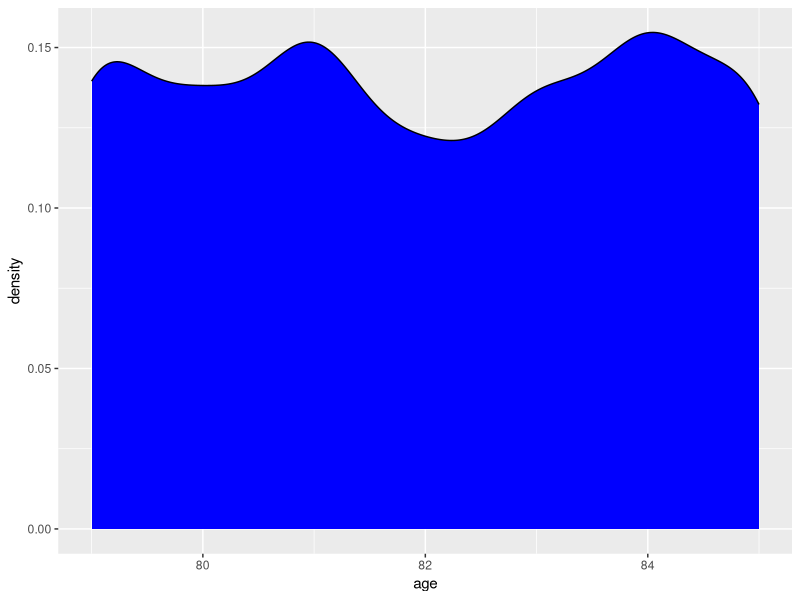
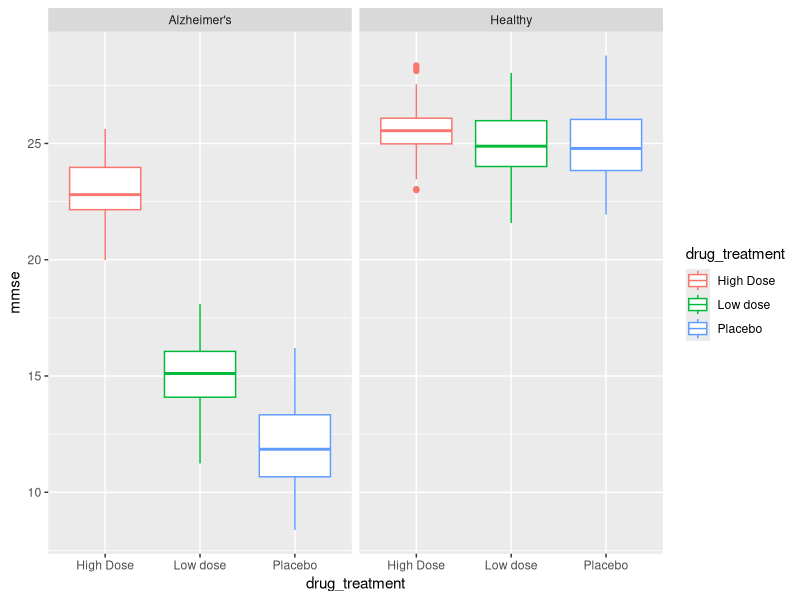
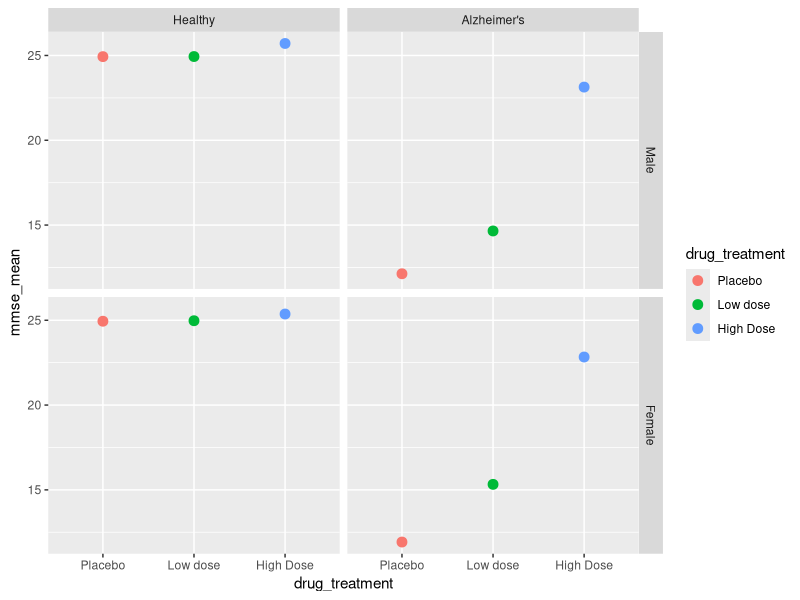
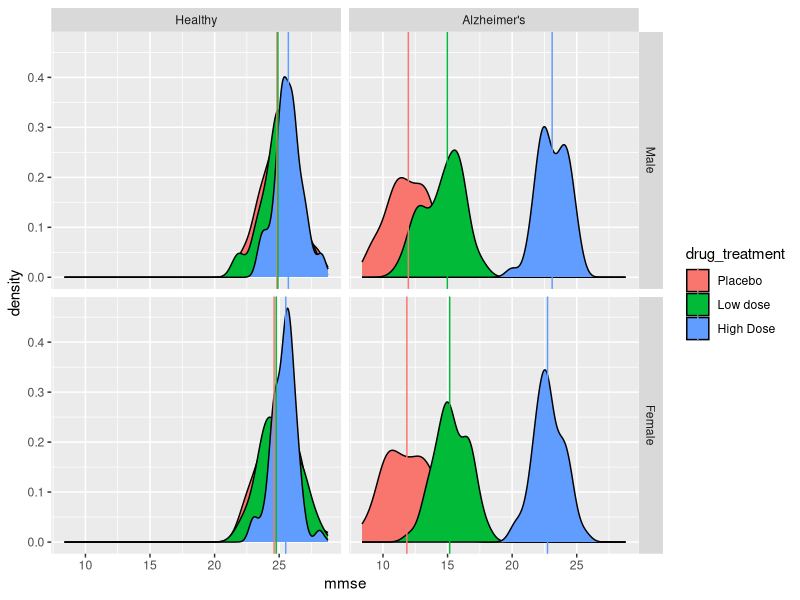
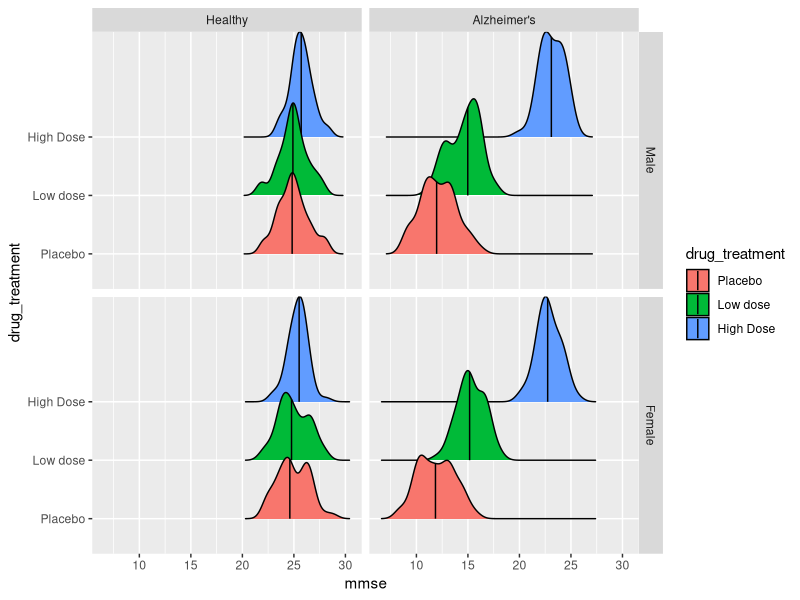

The R source for these figures, in order:
## ---- chunk 1
knitr::opts_chunk$set(echo = FALSE)
## ---- chunk 2
# Load libraries
library(tidyverse)
library(broom)
library(knitr)
library(readxl)
## ---- chunk 3
raw_df <- tibble::tribble(
                  ~age, ~sex, ~health_status, ~drug_treatment,            ~mmse,
                   80L,   0L,      "Healthy",       "Placebo", 24.7898757294475,
                   85L,   0L,      "Healthy",       "Placebo",  24.881922782358,
                   82L,   0L,      "Healthy",       "Placebo", 25.1090341667271,
                   80L,   0L,      "Healthy",       "Placebo", 24.9263624503099,
                   83L,   0L,      "Healthy",       "Placebo", 23.3884501324994,
                   79L,   0L,      "Healthy",       "Placebo", 24.1138958025632,
                   82L,   0L,      "Healthy",       "Placebo", 28.2032733410796,
                   79L,   0L,      "Healthy",       "Placebo", 26.9395881628318,
                   80L,   1L,      "Healthy",       "Placebo", 27.0740680559964,
                   79L,   0L,      "Healthy",       "Placebo", 24.4035043846296,
                   80L,   0L,      "Healthy",       "Placebo", 25.5046175020706,
                   79L,   1L,      "Healthy",       "Placebo", 26.1466531136342,
                   81L,   0L,      "Healthy",       "Placebo", 24.7708719059436,
                   83L,   1L,      "Healthy",       "Placebo", 24.4835505067031,
                   85L,   1L,      "Healthy",       "Placebo", 24.1827220668921,
                   81L,   0L,      "Healthy",       "Placebo", 27.6822377356971,
                   83L,   1L,      "Healthy",       "Placebo", 22.5995889631964,
                   85L,   0L,      "Healthy",       "Placebo", 23.4548294895484,
                   80L,   0L,      "Healthy",       "Placebo", 23.8560985601838,
                   80L,   1L,      "Healthy",       "Placebo", 24.7125730648372,
                   80L,   0L,      "Healthy",       "Placebo", 23.3000789137782,
                   85L,   0L,      "Healthy",       "Placebo", 25.5853814607848,
                   80L,   1L,      "Healthy",       "Placebo", 23.7800186466583,
                   83L,   0L,      "Healthy",       "Placebo", 23.6234248994184,
                   80L,   0L,      "Healthy",       "Placebo", 24.7783914598344,
                   82L,   0L,      "Healthy",       "Placebo", 25.2143474462921,
                   82L,   1L,      "Healthy",       "Placebo", 25.3450546677284,
                   84L,   0L,      "Healthy",       "Placebo", 26.2124554624955,
                   81L,   1L,      "Healthy",       "Placebo", 26.4934785988297,
                   81L,   1L,      "Healthy",       "Placebo", 27.8798504232144,
                   80L,   1L,      "Healthy",       "Placebo", 26.5740253414479,
                   82L,   1L,      "Healthy",       "Placebo", 24.5075841546988,
                   79L,   0L,      "Healthy",       "Placebo", 26.8790930136723,
                   81L,   1L,      "Healthy",       "Placebo", 23.7087076754018,
                   79L,   0L,      "Healthy",       "Placebo", 25.2969339238352,
                   84L,   0L,      "Healthy",       "Placebo", 25.0496368812432,
                   85L,   1L,      "Healthy",       "Placebo",  28.782618827845,
                   85L,   0L,      "Healthy",       "Placebo", 26.4585390201347,
                   82L,   0L,      "Healthy",       "Placebo", 24.2505061993126,
                   79L,   0L,      "Healthy",       "Placebo", 24.4250726938722,
                   85L,   0L,      "Healthy",       "Placebo", 23.6778820523577,
                   82L,   1L,      "Healthy",       "Placebo", 22.2928272644201,
                   85L,   1L,      "Healthy",       "Placebo", 23.3058611646072,
                   84L,   0L,      "Healthy",       "Placebo", 23.4909210268678,
                   84L,   1L,      "Healthy",       "Placebo", 22.1484156980334,
                   85L,   1L,      "Healthy",       "Placebo", 26.0128669421659,
                   79L,   0L,      "Healthy",       "Placebo", 24.5681960585279,
                   84L,   0L,      "Healthy",       "Placebo", 24.5332103751366,
                   80L,   1L,      "Healthy",       "Placebo", 26.7340456465974,
                   85L,   1L,      "Healthy",       "Placebo", 23.6578916879782,
                   83L,   0L,      "Healthy",       "Placebo", 22.3141993310651,
                   83L,   0L,      "Healthy",       "Placebo", 23.8421141215635,
                   82L,   0L,      "Healthy",       "Placebo", 25.7997587994896,
                   84L,   1L,      "Healthy",       "Placebo", 26.2677148193097,
                   80L,   1L,      "Healthy",       "Placebo", 24.5891353572652,
                   83L,   1L,      "Healthy",       "Placebo", 24.4900428706888,
                   83L,   0L,      "Healthy",       "Placebo", 25.0301549813202,
                   82L,   1L,      "Healthy",       "Placebo",  26.211991838037,
                   83L,   0L,      "Healthy",       "Placebo", 21.9403535204277,
                   81L,   1L,      "Healthy",       "Placebo", 26.0978728527968,
                   83L,   0L,      "Healthy",       "Placebo", 28.1133627120118,
                   84L,   0L,      "Healthy",       "Placebo", 22.0467192431737,
                   85L,   0L,      "Healthy",       "Placebo", 24.8301817903221,
                   85L,   1L,      "Healthy",       "Placebo",  24.606633902616,
                   80L,   0L,      "Healthy",       "Placebo",  26.244783068349,
                   83L,   0L,      "Healthy",       "Placebo",  25.885090969828,
                   80L,   0L,      "Healthy",       "Placebo", 23.3818937986046,
                   81L,   1L,      "Healthy",       "Placebo", 25.0598079418092,
                   79L,   0L,      "Healthy",       "Placebo", 26.5245393886272,
                   83L,   1L,      "Healthy",       "Placebo", 22.5467557037793,
                   84L,   0L,      "Healthy",       "Placebo", 27.7591856806797,
                   80L,   0L,      "Healthy",       "Placebo", 24.6511988774769,
                   79L,   0L,      "Healthy",       "Placebo", 22.9663322568317,
                   85L,   1L,      "Healthy",       "Placebo", 23.9998196854611,
                   85L,   1L,      "Healthy",       "Placebo", 24.9083843142131,
                   84L,   1L,      "Healthy",       "Placebo", 23.3357119930418,
                   82L,   0L,      "Healthy",       "Placebo",  24.634147823243,
                   79L,   1L,      "Healthy",       "Placebo", 24.6048836904884,
                   84L,   1L,      "Healthy",       "Placebo", 26.5691840491313,
                   85L,   1L,      "Healthy",       "Placebo",  26.254187069804,
                   83L,   0L,      "Healthy",       "Placebo", 22.9258671442738,
                   85L,   0L,      "Healthy",       "Placebo", 25.7546511367387,
                   79L,   1L,      "Healthy",       "Placebo", 26.0063838757291,
                   84L,   1L,      "Healthy",       "Placebo", 25.5883621108005,
                   85L,   1L,      "Healthy",       "Placebo", 24.5793849902452,
                   83L,   1L,      "Healthy",       "Placebo", 26.7948159548108,
                   82L,   1L,      "Healthy",       "Placebo", 24.3664165555196,
                   80L,   1L,      "Healthy",       "Placebo", 23.8186140635692,
                   79L,   1L,      "Healthy",       "Placebo", 23.1249254611195,
                   85L,   1L,      "Healthy",       "Placebo", 26.7776690649579,
                   79L,   1L,      "Healthy",       "Placebo", 25.7586315203948,
                   82L,   0L,      "Healthy",       "Placebo", 26.8551548727779,
                   81L,   0L,      "Healthy",       "Placebo", 25.7836951354077,
                   79L,   1L,      "Healthy",       "Placebo",  23.337104400067,
                   80L,   1L,      "Healthy",       "Placebo", 22.6185607675362,
                   79L,   1L,      "Healthy",       "Placebo", 23.9524751175957,
                   79L,   1L,      "Healthy",       "Placebo", 25.6307239254808,
                   83L,   0L,      "Healthy",       "Placebo", 25.5945305708496,
                   79L,   0L,      "Healthy",       "Placebo", 23.9838427257686,
                   81L,   0L,      "Healthy",       "Placebo", 25.1569810714692,
                   80L,   0L,      "Healthy",      "Low dose", 24.4802248226566,
                   79L,   0L,      "Healthy",      "Low dose", 27.3595116570684,
                   83L,   0L,      "Healthy",      "Low dose", 25.4072532606378,
                   85L,   1L,      "Healthy",      "Low dose", 23.6166448707275,
                   84L,   0L,      "Healthy",      "Low dose", 24.9042356478761,
                   79L,   0L,      "Healthy",      "Low dose", 24.1126599218866,
                   84L,   1L,      "Healthy",      "Low dose", 24.1998897774011,
                   84L,   1L,      "Healthy",      "Low dose", 25.7176129453105,
                   83L,   0L,      "Healthy",      "Low dose", 23.4661026369008,
                   81L,   0L,      "Healthy",      "Low dose", 23.9676381034556,
                   81L,   0L,      "Healthy",      "Low dose", 23.0655883801098,
                   81L,   0L,      "Healthy",      "Low dose", 25.1098463904274,
                   84L,   1L,      "Healthy",      "Low dose", 26.7038573158724,
                   80L,   0L,      "Healthy",      "Low dose", 23.8273801929302,
                   84L,   1L,      "Healthy",      "Low dose", 25.1675867045153,
                   83L,   1L,      "Healthy",      "Low dose", 26.6657505104138,
                   83L,   0L,      "Healthy",      "Low dose", 24.3033453578196,
                   84L,   0L,      "Healthy",      "Low dose", 24.8109450226496,
                   84L,   0L,      "Healthy",      "Low dose", 24.4325971751144,
                   81L,   1L,      "Healthy",      "Low dose", 23.9551397976599,
                   85L,   0L,      "Healthy",      "Low dose", 23.1061907585473,
                   79L,   1L,      "Healthy",      "Low dose", 24.6670870205438,
                   80L,   0L,      "Healthy",      "Low dose", 25.6658698733775,
                   85L,   0L,      "Healthy",      "Low dose", 24.9255871071137,
                   81L,   1L,      "Healthy",      "Low dose", 25.6387757186882,
                   81L,   1L,      "Healthy",      "Low dose", 24.7699866547934,
                   85L,   0L,      "Healthy",      "Low dose", 25.1600928700339,
                   84L,   0L,      "Healthy",      "Low dose", 26.8463796405324,
                   81L,   0L,      "Healthy",      "Low dose", 24.9245972277626,
                   82L,   0L,      "Healthy",      "Low dose", 23.6539934026344,
                   85L,   1L,      "Healthy",      "Low dose", 26.8102867339818,
                   79L,   1L,      "Healthy",      "Low dose", 27.8809152744109,
                   83L,   1L,      "Healthy",      "Low dose", 21.9155786752128,
                   84L,   1L,      "Healthy",      "Low dose", 25.7190166317773,
                   81L,   0L,      "Healthy",      "Low dose", 25.3627623760472,
                   81L,   1L,      "Healthy",      "Low dose", 23.8051499342003,
                   79L,   1L,      "Healthy",      "Low dose", 27.3349874835142,
                   85L,   1L,      "Healthy",      "Low dose", 28.0367432830347,
                   79L,   1L,      "Healthy",      "Low dose", 24.2481415332684,
                   80L,   0L,      "Healthy",      "Low dose", 25.5936711325823,
                   81L,   1L,      "Healthy",      "Low dose", 24.7444933709512,
                   81L,   0L,      "Healthy",      "Low dose", 25.2558455679549,
                   80L,   0L,      "Healthy",      "Low dose", 27.6706747426748,
                   79L,   1L,      "Healthy",      "Low dose",  25.842379285117,
                   80L,   1L,      "Healthy",      "Low dose", 26.7249642120611,
                   83L,   0L,      "Healthy",      "Low dose", 24.8670532744864,
                   80L,   0L,      "Healthy",      "Low dose", 25.3441487613768,
                   79L,   1L,      "Healthy",      "Low dose",  25.990097245618,
                   83L,   0L,      "Healthy",      "Low dose", 24.9799640312079,
                   83L,   0L,      "Healthy",      "Low dose", 23.4408499332861,
                   84L,   0L,      "Healthy",      "Low dose",  26.443728041226,
                   84L,   0L,      "Healthy",      "Low dose", 23.1153438115251,
                   83L,   1L,      "Healthy",      "Low dose", 24.2212521425528,
                   79L,   0L,      "Healthy",      "Low dose", 24.8341875442428,
                   80L,   1L,      "Healthy",      "Low dose", 26.3497017748336,
                   81L,   0L,      "Healthy",      "Low dose", 24.7634590410982,
                   79L,   1L,      "Healthy",      "Low dose", 23.4188875332863,
                   85L,   1L,      "Healthy",      "Low dose", 26.6868054519399,
                   81L,   1L,      "Healthy",      "Low dose", 23.7718280031959,
                   81L,   0L,      "Healthy",      "Low dose", 26.9007213566948,
                   79L,   1L,      "Healthy",      "Low dose", 22.6302886025151,
                   85L,   0L,      "Healthy",      "Low dose",  24.530721589078,
                   85L,   0L,      "Healthy",      "Low dose", 24.1947917765611,
                   85L,   1L,      "Healthy",      "Low dose", 26.4565715911481,
                   85L,   0L,      "Healthy",      "Low dose", 21.9359797610671,
                   79L,   1L,      "Healthy",      "Low dose", 25.3427055323056,
                   84L,   1L,      "Healthy",      "Low dose", 27.3508317228093,
                   84L,   0L,      "Healthy",      "Low dose", 25.7185698214763,
                   81L,   1L,      "Healthy",      "Low dose", 26.7297787480658,
                   83L,   1L,      "Healthy",      "Low dose", 23.2541920770406,
                   84L,   1L,      "Healthy",      "Low dose", 22.7407430903204,
                   83L,   1L,      "Healthy",      "Low dose", 24.0822440965366,
                   80L,   0L,      "Healthy",      "Low dose", 24.8992582060998,
                   81L,   1L,      "Healthy",      "Low dose", 23.7706319012994,
                   81L,   0L,      "Healthy",      "Low dose", 26.4378745585203,
                   81L,   1L,      "Healthy",      "Low dose", 26.4209238931333,
                   81L,   0L,      "Healthy",      "Low dose", 27.2102809903853,
                   82L,   1L,      "Healthy",      "Low dose", 23.2719649160955,
                   82L,   0L,      "Healthy",      "Low dose", 22.0132612335746,
                   84L,   0L,      "Healthy",      "Low dose", 25.3836009599068,
                   84L,   1L,      "Healthy",      "Low dose", 24.8998159665431,
                   81L,   1L,      "Healthy",      "Low dose", 24.1393043363011,
                   82L,   1L,      "Healthy",      "Low dose", 25.0520654854364,
                   81L,   1L,      "Healthy",      "Low dose", 24.4219898110364,
                   82L,   0L,      "Healthy",      "Low dose", 24.8616812196288,
                   79L,   1L,      "Healthy",      "Low dose", 24.7120005509269,
                   84L,   1L,      "Healthy",      "Low dose", 25.0987221241543,
                   82L,   0L,      "Healthy",      "Low dose", 21.5779108863454,
                   81L,   1L,      "Healthy",      "Low dose", 23.7202084472045,
                   81L,   1L,      "Healthy",      "Low dose", 22.1873931992195,
                   85L,   0L,      "Healthy",      "Low dose", 26.0816996386275,
                   84L,   0L,      "Healthy",      "Low dose", 25.9774005324249,
                   80L,   0L,      "Healthy",      "Low dose",  25.996139718667,
                   84L,   1L,      "Healthy",      "Low dose", 23.7454656878933,
                   85L,   1L,      "Healthy",      "Low dose", 24.2261527051798,
                   84L,   0L,      "Healthy",      "Low dose", 24.0228898738458,
                   80L,   0L,      "Healthy",      "Low dose", 24.5794984424005,
                   85L,   0L,      "Healthy",      "Low dose", 27.9551428159219,
                   79L,   1L,      "Healthy",      "Low dose", 24.7780711278632,
                   83L,   0L,      "Healthy",      "Low dose", 26.3336764200086,
                   85L,   1L,      "Healthy",     "High Dose", 25.4646315521493,
                   82L,   1L,      "Healthy",     "High Dose", 25.5284270856986,
                   84L,   0L,      "Healthy",     "High Dose", 26.0597871670414,
                   79L,   1L,      "Healthy",     "High Dose", 25.8284016651515,
                   80L,   1L,      "Healthy",     "High Dose", 25.7889864903757,
                   80L,   1L,      "Healthy",     "High Dose", 25.6971593022457,
                   81L,   0L,      "Healthy",     "High Dose", 25.8791205421019,
                   81L,   0L,      "Healthy",     "High Dose", 23.8624955057273,
                   80L,   0L,      "Healthy",     "High Dose", 25.3343276198956,
                   84L,   1L,      "Healthy",     "High Dose", 25.8477491126928,
                   80L,   1L,      "Healthy",     "High Dose", 25.1860993143064,
                   83L,   1L,      "Healthy",     "High Dose", 26.6508335853681,
                   85L,   0L,      "Healthy",     "High Dose", 25.1078795497226,
                   83L,   1L,      "Healthy",     "High Dose", 23.7470563306697,
                   80L,   0L,      "Healthy",     "High Dose", 24.8296396303433,
                   83L,   0L,      "Healthy",     "High Dose", 25.3327239209413,
                   79L,   0L,      "Healthy",     "High Dose", 27.0449492550876,
                   83L,   0L,      "Healthy",     "High Dose", 28.3538969211117,
                   80L,   1L,      "Healthy",     "High Dose", 26.0448873270272,
                   83L,   1L,      "Healthy",     "High Dose", 24.7173329492901,
                   85L,   0L,      "Healthy",     "High Dose", 26.9104559694507,
                   82L,   1L,      "Healthy",     "High Dose", 24.5063033260117,
                   85L,   1L,      "Healthy",     "High Dose", 25.5091384454546,
                   84L,   1L,      "Healthy",     "High Dose", 25.5694403137363,
                   81L,   0L,      "Healthy",     "High Dose", 24.6657878133788,
                   83L,   0L,      "Healthy",     "High Dose",  26.761420584346,
                   79L,   0L,      "Healthy",     "High Dose", 25.7102917497303,
                   81L,   0L,      "Healthy",     "High Dose",  24.410776952058,
                   82L,   1L,      "Healthy",     "High Dose", 26.4225664996526,
                   81L,   0L,      "Healthy",     "High Dose", 26.0261626825361,
                   82L,   0L,      "Healthy",     "High Dose", 27.5479309872398,
                   84L,   0L,      "Healthy",     "High Dose", 26.1428655894653,
                   84L,   0L,      "Healthy",     "High Dose", 25.0309338987604,
                   79L,   0L,      "Healthy",     "High Dose", 25.7480943382588,
                   79L,   1L,      "Healthy",     "High Dose", 24.9417120753419,
                   82L,   1L,      "Healthy",     "High Dose", 26.2478165344628,
                   80L,   0L,      "Healthy",     "High Dose", 26.0504791314699,
                   84L,   1L,      "Healthy",     "High Dose", 23.9422448489453,
                   83L,   1L,      "Healthy",     "High Dose", 24.3760784723559,
                   83L,   0L,      "Healthy",     "High Dose", 25.7401033047636,
                   81L,   1L,      "Healthy",     "High Dose", 25.9081174062964,
                   84L,   1L,      "Healthy",     "High Dose", 25.8416752497488,
                   80L,   0L,      "Healthy",     "High Dose", 23.8144496700492,
                   85L,   0L,      "Healthy",     "High Dose", 25.8552459411754,
                   80L,   0L,      "Healthy",     "High Dose", 27.3045314590082,
                   80L,   0L,      "Healthy",     "High Dose", 25.3811496550686,
                   81L,   1L,      "Healthy",     "High Dose", 28.1188598068334,
                   81L,   1L,      "Healthy",     "High Dose", 25.1381967594181,
                   85L,   0L,      "Healthy",     "High Dose", 25.4487663983509,
                   82L,   0L,      "Healthy",     "High Dose", 24.2822611292851,
                   82L,   1L,      "Healthy",     "High Dose", 25.2821659746866,
                   85L,   0L,      "Healthy",     "High Dose", 26.0217240252471,
                   83L,   0L,      "Healthy",     "High Dose",  23.627544670518,
                   82L,   1L,      "Healthy",     "High Dose", 22.9948984882083,
                   79L,   1L,      "Healthy",     "High Dose", 26.9045702342337,
                   84L,   1L,      "Healthy",     "High Dose", 24.6756193190608,
                   84L,   1L,      "Healthy",     "High Dose", 24.8388415750255,
                   84L,   1L,      "Healthy",     "High Dose", 23.0352013909915,
                   85L,   1L,      "Healthy",     "High Dose", 26.3766850720221,
                   84L,   1L,      "Healthy",     "High Dose", 26.4656999494872,
                   79L,   1L,      "Healthy",     "High Dose", 25.7088745399292,
                   83L,   0L,      "Healthy",     "High Dose", 26.9985757268282,
                   81L,   0L,      "Healthy",     "High Dose", 25.3388167781884,
                   84L,   0L,      "Healthy",     "High Dose", 23.4582724998322,
                   83L,   0L,      "Healthy",     "High Dose", 24.9963038150614,
                   82L,   0L,      "Healthy",     "High Dose", 26.4602070356662,
                   85L,   0L,      "Healthy",     "High Dose", 24.7580198150046,
                   83L,   0L,      "Healthy",     "High Dose", 26.2099733538293,
                   85L,   0L,      "Healthy",     "High Dose", 25.0187394047009,
                   79L,   0L,      "Healthy",     "High Dose", 25.0132113024973,
                   79L,   1L,      "Healthy",     "High Dose", 24.5290940740823,
                   81L,   0L,      "Healthy",     "High Dose", 28.2065377800899,
                   80L,   1L,      "Healthy",     "High Dose", 25.6260936884467,
                   81L,   0L,      "Healthy",     "High Dose", 26.1559931897684,
                   81L,   1L,      "Healthy",     "High Dose", 26.2793275497539,
                   84L,   1L,      "Healthy",     "High Dose", 24.4996098659022,
                   85L,   0L,      "Healthy",     "High Dose", 25.2358421827488,
                   81L,   1L,      "Healthy",     "High Dose",  24.435115365184,
                   85L,   0L,      "Healthy",     "High Dose",  25.372791685831,
                   84L,   1L,      "Healthy",     "High Dose", 25.9678659358166,
                   82L,   0L,      "Healthy",     "High Dose", 25.3862549254236,
                   83L,   0L,      "Healthy",     "High Dose", 26.7790695462656,
                   80L,   1L,      "Healthy",     "High Dose", 25.3337481142791,
                   81L,   0L,      "Healthy",     "High Dose", 26.3396689312146,
                   85L,   1L,      "Healthy",     "High Dose", 24.6539074534413,
                   85L,   1L,      "Healthy",     "High Dose", 24.7907091596141,
                   81L,   1L,      "Healthy",     "High Dose", 25.8032238887122,
                   80L,   0L,      "Healthy",     "High Dose", 26.0658091713561,
                   85L,   0L,      "Healthy",     "High Dose",  26.184065186992,
                   82L,   1L,      "Healthy",     "High Dose", 25.4095780110815,
                   83L,   1L,      "Healthy",     "High Dose", 25.2935031865245,
                   80L,   1L,      "Healthy",     "High Dose", 25.1190659503014,
                   83L,   1L,      "Healthy",     "High Dose", 26.1835301792698,
                   79L,   0L,      "Healthy",     "High Dose", 25.6719792660693,
                   83L,   1L,      "Healthy",     "High Dose",  25.684803635032,
                   81L,   0L,      "Healthy",     "High Dose", 25.3307095851116,
                   83L,   1L,      "Healthy",     "High Dose", 24.4993891205437,
                   80L,   0L,      "Healthy",     "High Dose", 25.1941159893443,
                   81L,   0L,      "Healthy",     "High Dose", 26.6512333093915,
                   81L,   1L,      "Healthy",     "High Dose", 25.6121693954224,
                   79L,   0L,  "Alzheimer's",       "Placebo", 10.2268563650679,
                   79L,   1L,  "Alzheimer's",       "Placebo", 14.2897196826213,
                   79L,   0L,  "Alzheimer's",       "Placebo", 10.8443056546738,
                   83L,   0L,  "Alzheimer's",       "Placebo", 13.3097825919758,
                   80L,   1L,  "Alzheimer's",       "Placebo", 12.7911574661162,
                   84L,   1L,  "Alzheimer's",       "Placebo", 11.7046909451228,
                   83L,   0L,  "Alzheimer's",       "Placebo", 9.21322124400476,
                   79L,   1L,  "Alzheimer's",       "Placebo", 10.3673152057746,
                   83L,   1L,  "Alzheimer's",       "Placebo", 8.53665936375875,
                   84L,   0L,  "Alzheimer's",       "Placebo", 10.6416331058908,
                   81L,   0L,  "Alzheimer's",       "Placebo", 14.0480804108031,
                   79L,   1L,  "Alzheimer's",       "Placebo", 9.87202004843289,
                   79L,   0L,  "Alzheimer's",       "Placebo", 13.0300135953075,
                   80L,   0L,  "Alzheimer's",       "Placebo", 12.3378429707862,
                   83L,   1L,  "Alzheimer's",       "Placebo", 12.3609834728902,
                   85L,   1L,  "Alzheimer's",       "Placebo", 10.1634931015185,
                   82L,   0L,  "Alzheimer's",       "Placebo", 12.3474499253411,
                   79L,   0L,  "Alzheimer's",       "Placebo", 10.8508077662913,
                   79L,   1L,  "Alzheimer's",       "Placebo", 10.0588291845122,
                   82L,   1L,  "Alzheimer's",       "Placebo", 14.6146438779792,
                   83L,   0L,  "Alzheimer's",       "Placebo", 12.6976059357582,
                   85L,   0L,  "Alzheimer's",       "Placebo", 13.3476311027003,
                   81L,   0L,  "Alzheimer's",       "Placebo", 9.09100194580395,
                   80L,   0L,  "Alzheimer's",       "Placebo", 11.8307261198643,
                   85L,   1L,  "Alzheimer's",       "Placebo", 8.37578058116425,
                   82L,   0L,  "Alzheimer's",       "Placebo", 14.9811616062093,
                   80L,   0L,  "Alzheimer's",       "Placebo", 9.58561315295987,
                   85L,   0L,  "Alzheimer's",       "Placebo", 10.8511696045819,
                   84L,   1L,  "Alzheimer's",       "Placebo", 14.4727379024376,
                   80L,   1L,  "Alzheimer's",       "Placebo", 9.68165648625826,
                   83L,   0L,  "Alzheimer's",       "Placebo", 10.8777822701905,
                   80L,   0L,  "Alzheimer's",       "Placebo", 13.4223451522919,
                   81L,   0L,  "Alzheimer's",       "Placebo", 11.5468883581443,
                   83L,   0L,  "Alzheimer's",       "Placebo", 13.4303039610646,
                   84L,   1L,  "Alzheimer's",       "Placebo", 11.8589868895767,
                   83L,   1L,  "Alzheimer's",       "Placebo", 13.0402830352955,
                   81L,   1L,  "Alzheimer's",       "Placebo", 13.1343461555263,
                   85L,   0L,  "Alzheimer's",       "Placebo", 10.5629697582749,
                   84L,   1L,  "Alzheimer's",       "Placebo", 11.9278366161942,
                   85L,   1L,  "Alzheimer's",       "Placebo", 11.3153151599533,
                   81L,   1L,  "Alzheimer's",       "Placebo", 10.7962485974508,
                   85L,   1L,  "Alzheimer's",       "Placebo", 9.51925266751026,
                   84L,   0L,  "Alzheimer's",       "Placebo", 12.6706261689513,
                   79L,   1L,  "Alzheimer's",       "Placebo", 14.5463772107981,
                   81L,   0L,  "Alzheimer's",       "Placebo", 11.7538511117587,
                   83L,   0L,  "Alzheimer's",       "Placebo", 13.5130416461136,
                   79L,   0L,  "Alzheimer's",       "Placebo", 11.5485395840509,
                   83L,   1L,  "Alzheimer's",       "Placebo", 13.2010952502924,
                   82L,   1L,  "Alzheimer's",       "Placebo", 11.0200346053197,
                   81L,   0L,  "Alzheimer's",       "Placebo", 8.91408469576153,
                   79L,   0L,  "Alzheimer's",       "Placebo", 9.24217745164547,
                   79L,   1L,  "Alzheimer's",       "Placebo", 14.0368107436432,
                   79L,   1L,  "Alzheimer's",       "Placebo", 15.7286958028927,
                   85L,   1L,  "Alzheimer's",       "Placebo", 13.4652954585503,
                   80L,   0L,  "Alzheimer's",       "Placebo", 10.5800827360915,
                   79L,   1L,  "Alzheimer's",       "Placebo", 13.5846271649194,
                   84L,   0L,  "Alzheimer's",       "Placebo", 13.3621862536505,
                   79L,   1L,  "Alzheimer's",       "Placebo", 11.0675140053905,
                   80L,   0L,  "Alzheimer's",       "Placebo", 13.3277466065022,
                   79L,   1L,  "Alzheimer's",       "Placebo", 14.0219545002467,
                   83L,   0L,  "Alzheimer's",       "Placebo", 14.0260911039752,
                   82L,   0L,  "Alzheimer's",       "Placebo", 14.4364827176952,
                   81L,   1L,  "Alzheimer's",       "Placebo", 9.56120641419123,
                   81L,   1L,  "Alzheimer's",       "Placebo",  11.839576452431,
                   81L,   0L,  "Alzheimer's",       "Placebo", 11.3027079769874,
                   79L,   1L,  "Alzheimer's",       "Placebo", 12.9660988910321,
                   81L,   1L,  "Alzheimer's",       "Placebo", 11.6717089591045,
                   82L,   0L,  "Alzheimer's",       "Placebo", 11.0562635408654,
                   83L,   1L,  "Alzheimer's",       "Placebo", 13.2058305473162,
                   83L,   1L,  "Alzheimer's",       "Placebo", 11.4378041250758,
                   85L,   0L,  "Alzheimer's",       "Placebo", 16.1980530825783,
                   81L,   1L,  "Alzheimer's",       "Placebo", 11.1428162846425,
                   80L,   1L,  "Alzheimer's",       "Placebo", 10.5722636371372,
                   84L,   1L,  "Alzheimer's",       "Placebo", 10.2760098952179,
                   83L,   0L,  "Alzheimer's",       "Placebo", 11.7949551085296,
                   79L,   0L,  "Alzheimer's",       "Placebo",  10.673188156585,
                   81L,   1L,  "Alzheimer's",       "Placebo",  12.728799539486,
                   79L,   1L,  "Alzheimer's",       "Placebo",  12.951314538092,
                   80L,   0L,  "Alzheimer's",       "Placebo", 9.69895976210067,
                   84L,   0L,  "Alzheimer's",       "Placebo", 13.4397623178198,
                   84L,   1L,  "Alzheimer's",       "Placebo", 12.2376383160514,
                   82L,   1L,  "Alzheimer's",       "Placebo", 10.1783114127726,
                   81L,   0L,  "Alzheimer's",       "Placebo", 15.3462902885033,
                   85L,   1L,  "Alzheimer's",       "Placebo", 15.0714886099309,
                   80L,   1L,  "Alzheimer's",       "Placebo", 10.3598561540553,
                   85L,   1L,  "Alzheimer's",       "Placebo", 12.1942350582678,
                   81L,   1L,  "Alzheimer's",       "Placebo", 10.4931397396818,
                   79L,   0L,  "Alzheimer's",       "Placebo", 13.3170911636645,
                   83L,   1L,  "Alzheimer's",       "Placebo", 13.3408709919908,
                   79L,   0L,  "Alzheimer's",       "Placebo", 12.3981337902761,
                   79L,   0L,  "Alzheimer's",       "Placebo", 15.2890033081226,
                   84L,   0L,  "Alzheimer's",       "Placebo", 11.8337985600715,
                   83L,   1L,  "Alzheimer's",       "Placebo", 10.4688722688006,
                   84L,   0L,  "Alzheimer's",       "Placebo", 11.5468043173616,
                   79L,   0L,  "Alzheimer's",       "Placebo", 12.9573367068575,
                   81L,   0L,  "Alzheimer's",       "Placebo", 12.4278200355294,
                   80L,   0L,  "Alzheimer's",       "Placebo", 11.2789447575241,
                   85L,   0L,  "Alzheimer's",       "Placebo", 14.6361502759343,
                   80L,   0L,  "Alzheimer's",       "Placebo", 10.9099345772977,
                   81L,   0L,  "Alzheimer's",       "Placebo", 12.0914873533949,
                   85L,   1L,  "Alzheimer's",      "Low dose", 15.9063448566942,
                   82L,   1L,  "Alzheimer's",      "Low dose", 15.3197931642314,
                   84L,   1L,  "Alzheimer's",      "Low dose",  12.098204789549,
                   81L,   0L,  "Alzheimer's",      "Low dose", 14.7165005221129,
                   81L,   1L,  "Alzheimer's",      "Low dose", 14.8208430903797,
                   82L,   0L,  "Alzheimer's",      "Low dose", 13.0800303228114,
                   85L,   0L,  "Alzheimer's",      "Low dose", 13.0301263038836,
                   81L,   1L,  "Alzheimer's",      "Low dose", 17.6944187992856,
                   79L,   0L,  "Alzheimer's",      "Low dose", 16.2172414616705,
                   79L,   1L,  "Alzheimer's",      "Low dose", 15.8378628411152,
                   79L,   0L,  "Alzheimer's",      "Low dose", 15.2295155063792,
                   85L,   0L,  "Alzheimer's",      "Low dose", 12.5465840873748,
                   85L,   1L,  "Alzheimer's",      "Low dose", 15.0038047587915,
                   83L,   1L,  "Alzheimer's",      "Low dose", 15.0826658837796,
                   82L,   0L,  "Alzheimer's",      "Low dose", 14.9841121177045,
                   81L,   1L,  "Alzheimer's",      "Low dose",  14.171503433512,
                   84L,   0L,  "Alzheimer's",      "Low dose", 14.4286194377352,
                   82L,   0L,  "Alzheimer's",      "Low dose", 15.1291100639471,
                   79L,   0L,  "Alzheimer's",      "Low dose", 12.5615526988322,
                   80L,   1L,  "Alzheimer's",      "Low dose", 15.0865919776599,
                   79L,   1L,  "Alzheimer's",      "Low dose", 16.8359647222701,
                   83L,   0L,  "Alzheimer's",      "Low dose", 16.0774573397627,
                   82L,   1L,  "Alzheimer's",      "Low dose", 18.0888348694038,
                   81L,   1L,  "Alzheimer's",      "Low dose", 13.8228928545007,
                   82L,   1L,  "Alzheimer's",      "Low dose", 15.5838135620749,
                   85L,   1L,  "Alzheimer's",      "Low dose",  16.611466071098,
                   81L,   0L,  "Alzheimer's",      "Low dose", 14.0928296150788,
                   80L,   0L,  "Alzheimer's",      "Low dose", 14.5523818958715,
                   82L,   0L,  "Alzheimer's",      "Low dose", 13.7724999457886,
                   80L,   0L,  "Alzheimer's",      "Low dose",  12.045266781094,
                   79L,   0L,  "Alzheimer's",      "Low dose", 17.5576082204938,
                   85L,   1L,  "Alzheimer's",      "Low dose", 14.6578044034531,
                   84L,   0L,  "Alzheimer's",      "Low dose", 12.4944125549822,
                   81L,   0L,  "Alzheimer's",      "Low dose", 16.3100332773634,
                   80L,   1L,  "Alzheimer's",      "Low dose", 13.2569160140889,
                   84L,   1L,  "Alzheimer's",      "Low dose", 15.3913332765747,
                   83L,   0L,  "Alzheimer's",      "Low dose", 13.1104956505568,
                   82L,   1L,  "Alzheimer's",      "Low dose", 15.6712410990337,
                   79L,   1L,  "Alzheimer's",      "Low dose", 16.9020278081221,
                   82L,   1L,  "Alzheimer's",      "Low dose", 16.3746167020591,
                   79L,   0L,  "Alzheimer's",      "Low dose",  12.928991499164,
                   83L,   1L,  "Alzheimer's",      "Low dose", 15.1646111096932,
                   79L,   1L,  "Alzheimer's",      "Low dose",  13.952501212397,
                   84L,   0L,  "Alzheimer's",      "Low dose", 13.7412245549625,
                   81L,   0L,  "Alzheimer's",      "Low dose", 15.2234303601677,
                   85L,   0L,  "Alzheimer's",      "Low dose", 15.7425583306262,
                   80L,   0L,  "Alzheimer's",      "Low dose", 15.9631216682998,
                   82L,   1L,  "Alzheimer's",      "Low dose", 15.1557843376377,
                   83L,   0L,  "Alzheimer's",      "Low dose", 12.7085477574281,
                   80L,   1L,  "Alzheimer's",      "Low dose", 13.3091192216548,
                   79L,   0L,  "Alzheimer's",      "Low dose", 14.3259286542437,
                   84L,   1L,  "Alzheimer's",      "Low dose", 16.8060608088285,
                   81L,   0L,  "Alzheimer's",      "Low dose", 14.9550890792697,
                   85L,   0L,  "Alzheimer's",      "Low dose", 17.5823388702108,
                   84L,   1L,  "Alzheimer's",      "Low dose", 16.8090813964733,
                   81L,   0L,  "Alzheimer's",      "Low dose",  15.822382371265,
                   85L,   1L,  "Alzheimer's",      "Low dose",   13.76092761866,
                   84L,   1L,  "Alzheimer's",      "Low dose", 13.3183437853848,
                   85L,   1L,  "Alzheimer's",      "Low dose", 17.3260662382276,
                   83L,   0L,  "Alzheimer's",      "Low dose", 12.2665836145142,
                   79L,   0L,  "Alzheimer's",      "Low dose", 16.3988680384238,
                   82L,   0L,  "Alzheimer's",      "Low dose", 13.5003761487629,
                   79L,   0L,  "Alzheimer's",      "Low dose", 15.8892266896037,
                   84L,   1L,  "Alzheimer's",      "Low dose", 14.0681168774568,
                   82L,   0L,  "Alzheimer's",      "Low dose", 14.4039026251726,
                   81L,   1L,  "Alzheimer's",      "Low dose",  15.448875990698,
                   83L,   1L,  "Alzheimer's",      "Low dose", 14.7044912217238,
                   82L,   0L,  "Alzheimer's",      "Low dose", 15.7361336164487,
                   84L,   1L,  "Alzheimer's",      "Low dose", 15.0544985205221,
                   81L,   1L,  "Alzheimer's",      "Low dose",  17.088498384347,
                   79L,   1L,  "Alzheimer's",      "Low dose", 16.8859813367409,
                   84L,   1L,  "Alzheimer's",      "Low dose", 14.5052178332735,
                   84L,   1L,  "Alzheimer's",      "Low dose", 14.3042720042097,
                   84L,   0L,  "Alzheimer's",      "Low dose", 12.6940537993722,
                   84L,   0L,  "Alzheimer's",      "Low dose", 15.4279248040515,
                   80L,   1L,  "Alzheimer's",      "Low dose", 16.2688873768386,
                   83L,   0L,  "Alzheimer's",      "Low dose", 16.1050032587443,
                   82L,   1L,  "Alzheimer's",      "Low dose", 16.4054057502943,
                   79L,   1L,  "Alzheimer's",      "Low dose", 14.6565893648244,
                   83L,   0L,  "Alzheimer's",      "Low dose", 16.2002049955766,
                   80L,   1L,  "Alzheimer's",      "Low dose", 14.8615016441656,
                   85L,   1L,  "Alzheimer's",      "Low dose", 16.4444170835241,
                   83L,   0L,  "Alzheimer's",      "Low dose", 14.5845027351753,
                   82L,   1L,  "Alzheimer's",      "Low dose", 14.7173372082523,
                   82L,   0L,  "Alzheimer's",      "Low dose", 11.8535959017103,
                   85L,   0L,  "Alzheimer's",      "Low dose", 15.2252365619148,
                   84L,   0L,  "Alzheimer's",      "Low dose", 15.7525174515606,
                   85L,   0L,  "Alzheimer's",      "Low dose", 16.8983195698919,
                   82L,   0L,  "Alzheimer's",      "Low dose",  16.050434827982,
                   80L,   1L,  "Alzheimer's",      "Low dose", 13.2273754611913,
                   82L,   0L,  "Alzheimer's",      "Low dose", 11.2376847036449,
                   80L,   0L,  "Alzheimer's",      "Low dose", 15.5960467571243,
                   79L,   0L,  "Alzheimer's",      "Low dose", 16.0208903802239,
                   80L,   1L,  "Alzheimer's",      "Low dose", 15.1776633398342,
                   82L,   0L,  "Alzheimer's",      "Low dose", 15.2175509223564,
                   85L,   1L,  "Alzheimer's",      "Low dose", 16.6048258367578,
                   80L,   0L,  "Alzheimer's",      "Low dose", 14.9934569341004,
                   81L,   1L,  "Alzheimer's",      "Low dose", 14.3010324918845,
                   82L,   1L,  "Alzheimer's",      "Low dose", 16.3199876528307,
                   84L,   0L,  "Alzheimer's",      "Low dose", 14.2772776503259,
                   79L,   0L,  "Alzheimer's",     "High Dose", 23.6919407873457,
                   85L,   0L,  "Alzheimer's",     "High Dose", 24.6622361532688,
                   79L,   0L,  "Alzheimer's",     "High Dose", 24.3603330720428,
                   81L,   0L,  "Alzheimer's",     "High Dose", 23.2059763438332,
                   80L,   0L,  "Alzheimer's",     "High Dose", 22.5947077300197,
                   84L,   0L,  "Alzheimer's",     "High Dose", 22.5381957568855,
                   85L,   0L,  "Alzheimer's",     "High Dose", 22.5304554122677,
                   79L,   1L,  "Alzheimer's",     "High Dose", 22.7907260977064,
                   85L,   1L,  "Alzheimer's",     "High Dose", 22.5949657554603,
                   84L,   0L,  "Alzheimer's",     "High Dose", 22.6142273299102,
                   85L,   0L,  "Alzheimer's",     "High Dose", 24.6234777088531,
                   81L,   1L,  "Alzheimer's",     "High Dose", 23.4967875704956,
                   83L,   0L,  "Alzheimer's",     "High Dose", 22.4594994479631,
                   82L,   1L,  "Alzheimer's",     "High Dose", 22.7449103886938,
                   79L,   0L,  "Alzheimer's",     "High Dose", 24.1681746208085,
                   81L,   1L,  "Alzheimer's",     "High Dose", 23.6981723349166,
                   83L,   1L,  "Alzheimer's",     "High Dose",  22.125646080018,
                   82L,   0L,  "Alzheimer's",     "High Dose",  22.075898811845,
                   82L,   1L,  "Alzheimer's",     "High Dose", 23.8168577464054,
                   85L,   1L,  "Alzheimer's",     "High Dose", 20.1435783154919,
                   84L,   1L,  "Alzheimer's",     "High Dose", 24.5181423081587,
                   82L,   0L,  "Alzheimer's",     "High Dose", 22.0474794356542,
                   79L,   1L,  "Alzheimer's",     "High Dose", 20.9370394175251,
                   80L,   1L,  "Alzheimer's",     "High Dose", 23.7036797518579,
                   81L,   1L,  "Alzheimer's",     "High Dose", 23.2207526718932,
                   85L,   0L,  "Alzheimer's",     "High Dose", 21.7754526003736,
                   81L,   0L,  "Alzheimer's",     "High Dose", 23.5285481767334,
                   83L,   1L,  "Alzheimer's",     "High Dose", 22.8067965813432,
                   79L,   0L,  "Alzheimer's",     "High Dose", 23.9102025999734,
                   81L,   1L,  "Alzheimer's",     "High Dose", 23.9974248306855,
                   84L,   1L,  "Alzheimer's",     "High Dose", 21.9506528272415,
                   81L,   1L,  "Alzheimer's",     "High Dose", 24.1246163982201,
                   82L,   0L,  "Alzheimer's",     "High Dose", 22.5020154257603,
                   79L,   0L,  "Alzheimer's",     "High Dose", 22.0254047149491,
                   83L,   1L,  "Alzheimer's",     "High Dose", 22.7346441142562,
                   79L,   0L,  "Alzheimer's",     "High Dose", 19.9851685854767,
                   83L,   1L,  "Alzheimer's",     "High Dose", 24.4865869647133,
                   79L,   0L,  "Alzheimer's",     "High Dose", 22.8131386640706,
                   81L,   1L,  "Alzheimer's",     "High Dose", 23.1131992298862,
                   81L,   1L,  "Alzheimer's",     "High Dose",  22.159878397199,
                   79L,   0L,  "Alzheimer's",     "High Dose", 23.9646926721858,
                   80L,   0L,  "Alzheimer's",     "High Dose", 22.9887402597278,
                   85L,   1L,  "Alzheimer's",     "High Dose", 22.7916354105696,
                   80L,   0L,  "Alzheimer's",     "High Dose", 24.0413327350697,
                   84L,   0L,  "Alzheimer's",     "High Dose", 25.2488739004596,
                   85L,   1L,  "Alzheimer's",     "High Dose", 24.2734813800062,
                   82L,   1L,  "Alzheimer's",     "High Dose", 22.4971790137055,
                   83L,   0L,  "Alzheimer's",     "High Dose", 22.3154143889808,
                   80L,   1L,  "Alzheimer's",     "High Dose", 22.5535626382008,
                   84L,   1L,  "Alzheimer's",     "High Dose", 22.5033468588792,
                   85L,   1L,  "Alzheimer's",     "High Dose", 24.6337581968484,
                   84L,   1L,  "Alzheimer's",     "High Dose",  21.098589829238,
                   81L,   1L,  "Alzheimer's",     "High Dose", 22.2466699931949,
                   84L,   1L,  "Alzheimer's",     "High Dose", 22.5481477707695,
                   84L,   0L,  "Alzheimer's",     "High Dose", 21.8147855214184,
                   81L,   1L,  "Alzheimer's",     "High Dose",  21.797092208659,
                   79L,   0L,  "Alzheimer's",     "High Dose", 23.7460925747776,
                   83L,   1L,  "Alzheimer's",     "High Dose",  22.360580331915,
                   82L,   0L,  "Alzheimer's",     "High Dose", 22.6790390653848,
                   85L,   1L,  "Alzheimer's",     "High Dose", 21.8840391074842,
                   84L,   0L,  "Alzheimer's",     "High Dose", 21.9379188030228,
                   84L,   0L,  "Alzheimer's",     "High Dose", 24.0960537539551,
                   85L,   1L,  "Alzheimer's",     "High Dose", 20.3405333993061,
                   83L,   0L,  "Alzheimer's",     "High Dose", 22.1309257274145,
                   85L,   0L,  "Alzheimer's",     "High Dose", 24.6071974928553,
                   80L,   0L,  "Alzheimer's",     "High Dose", 24.9885851336778,
                   80L,   1L,  "Alzheimer's",     "High Dose", 21.4208779516397,
                   84L,   1L,  "Alzheimer's",     "High Dose", 22.3772546987691,
                   84L,   0L,  "Alzheimer's",     "High Dose", 23.4319276840837,
                   83L,   0L,  "Alzheimer's",     "High Dose", 24.9388368655117,
                   79L,   1L,  "Alzheimer's",     "High Dose", 23.3499876539357,
                   83L,   0L,  "Alzheimer's",     "High Dose", 21.2913624667494,
                   84L,   0L,  "Alzheimer's",     "High Dose", 22.6713013025614,
                   82L,   0L,  "Alzheimer's",     "High Dose", 21.2393218766778,
                   80L,   1L,  "Alzheimer's",     "High Dose", 22.9986238343918,
                   84L,   0L,  "Alzheimer's",     "High Dose", 22.8075653604268,
                   84L,   1L,  "Alzheimer's",     "High Dose", 21.6333610919074,
                   81L,   1L,  "Alzheimer's",     "High Dose", 25.6258445631889,
                   81L,   1L,  "Alzheimer's",     "High Dose", 22.9565028249642,
                   84L,   1L,  "Alzheimer's",     "High Dose", 23.9894945277094,
                   83L,   1L,  "Alzheimer's",     "High Dose", 22.3224023225551,
                   82L,   1L,  "Alzheimer's",     "High Dose", 21.5562032854397,
                   79L,   0L,  "Alzheimer's",     "High Dose", 22.3762305005565,
                   85L,   0L,  "Alzheimer's",     "High Dose", 23.3836926528943,
                   80L,   1L,  "Alzheimer's",     "High Dose", 21.9166913214092,
                   84L,   0L,  "Alzheimer's",     "High Dose", 24.3922148088417,
                   85L,   0L,  "Alzheimer's",     "High Dose", 24.1704851301596,
                   84L,   0L,  "Alzheimer's",     "High Dose", 24.3854738859395,
                   81L,   0L,  "Alzheimer's",     "High Dose", 21.7397392700274,
                   81L,   0L,  "Alzheimer's",     "High Dose", 23.5727951614024,
                   82L,   0L,  "Alzheimer's",     "High Dose", 23.2748230661191,
                   80L,   1L,  "Alzheimer's",     "High Dose", 22.9889278683244,
                   79L,   1L,  "Alzheimer's",     "High Dose", 24.3644634774984,
                   84L,   1L,  "Alzheimer's",     "High Dose", 23.7178934863864,
                   79L,   1L,  "Alzheimer's",     "High Dose", 22.6671253989434,
                   85L,   1L,  "Alzheimer's",     "High Dose", 24.1331429686891,
                   84L,   0L,  "Alzheimer's",     "High Dose", 24.1939545348794,
                   82L,   1L,  "Alzheimer's",     "High Dose", 21.7390928013885,
                   79L,   1L,  "Alzheimer's",     "High Dose", 24.9244142482106,
                   82L,   1L,  "Alzheimer's",     "High Dose", 21.9376497548655
                  )
## ---- chunk 4
library(here)
dplyr::glimpse(raw_df)
## ---- chunk 5
ggplot(data = raw_df, aes(x = age)) + 
 geom_density(fill = "blue")
## ---- chunk 6
raw_df %>% summarize(
 min = min(age), 
 max = max(age))
## ---- chunk 7
table(raw_df$drug_treatment, raw_df$health_status)
## ---- chunk 8
raw_df %>% 
  group_by(drug_treatment, health_status) %>% 
  count()
## ---- chunk 9
ggplot(data = raw_df, # add the data
       aes(x = drug_treatment, y = mmse, # set x, y coordinates
           color = drug_treatment)) +    # color by treatment
  geom_boxplot() +
  facet_grid(~health_status) # create panes base on health status
## ---- chunk 10
dplyr::glimpse(raw_df)
## ---- chunk 11
sum_df <- raw_df %>% 
            mutate(
              sex = factor(sex, 
                  labels = c("Male", "Female")),
              drug_treatment =  factor(drug_treatment, 
                  levels = c("Placebo", "Low dose", "High Dose")),
              health_status = factor(health_status, 
                  levels = c("Healthy", "Alzheimer's"))
              )
glimpse(sum_df)
## ---- chunk 12
sum_df <- sum_df %>%   
  group_by(sex, health_status, drug_treatment) %>%  
  summarize(mmse_mean = mean(mmse),   
            mmse_se = sd(mmse)/sqrt(n()),
            n_samples = n()) 
## ---- chunk 13
ggplot(data = sum_df, # add the data
       aes(x = drug_treatment,  #set x, y coordinates
           y = mmse_mean,
           group = drug_treatment,  # group by treatment
           color = drug_treatment)) +    # color by treatment
  geom_point(size = 3) + 
  facet_grid(sex~health_status) # create facets by sex and status
## ---- chunk 14
stats_df <- raw_df %>% # start with data
   mutate(drug_treatment = factor(drug_treatment, 
             levels = c("Placebo", "Low dose", "High Dose")),
         sex = factor(sex, 
             labels = c("Male", "Female")),
         health_status = factor(health_status, 
             levels = c("Healthy", "Alzheimer's")))
glimpse(stats_df)
## ---- chunk 15
# this gives main effects AND interactions
ad_aov <- aov(mmse ~ sex * drug_treatment * health_status, 
        data = stats_df)
## ---- chunk 16
# look at effects and interactions
summary(ad_aov)
## ---- chunk 17
# call and save the pair.t.test
ad_pairwise <- pairwise.t.test(stats_df$mmse,    stats_df$sex:stats_df$drug_treatment:stats_df$health_status, 
p.adj = "none")
## ---- chunk 18
# tidy the post hoc
tidy_ad_pairwise <- broom::tidy(ad_pairwise)
# look at the comparisons and p-values
head(tidy_ad_pairwise)
## ---- chunk 19
tribble(
  ~colA, ~colB,
  "a",   1,
  "b",   2,
  "c",   3
)
## ---- chunk 20
# make the dataframe with specific points of interest to add *
sig_df <- tribble(
  ~drug_treatment, ~ health_status, ~sex, ~mmse_mean,
  "Low dose", "Alzheimer's", "Male", 17,
  "High Dose", "Alzheimer's", "Male", 25,
  "Low dose", "Alzheimer's", "Female", 18, 
  "High Dose", "Alzheimer's", "Female", 24
  )
# convert the variables to factors again :)
sig_df <- sig_df %>% 
  mutate(drug_treatment = factor(drug_treatment, 
               levels = c("Placebo", "Low dose", "High Dose")),
         sex = factor(sex, 
               levels = c("Male", "Female")),
         health_status = factor(health_status, 
               levels = c("Healthy", "Alzheimer's")))
## ---- chunk 21

library(ggridges)
stats_df %>% 
  group_by(sex, drug_treatment, health_status) %>% 
  mutate(median_line = median(mmse)) %>% 
  ggplot(aes(x = mmse, fill = drug_treatment)) +
  geom_density() +
    geom_vline(aes(xintercept=median_line, color = drug_treatment)) +
  facet_grid(sex~health_status)
## ---- chunk 22
stats_df %>% 
  ggplot(aes(y = drug_treatment, x = mmse, fill = drug_treatment)) +
  geom_density_ridges(quantile_lines = TRUE, quantiles = 2) +
  facet_grid(sex~health_status)
